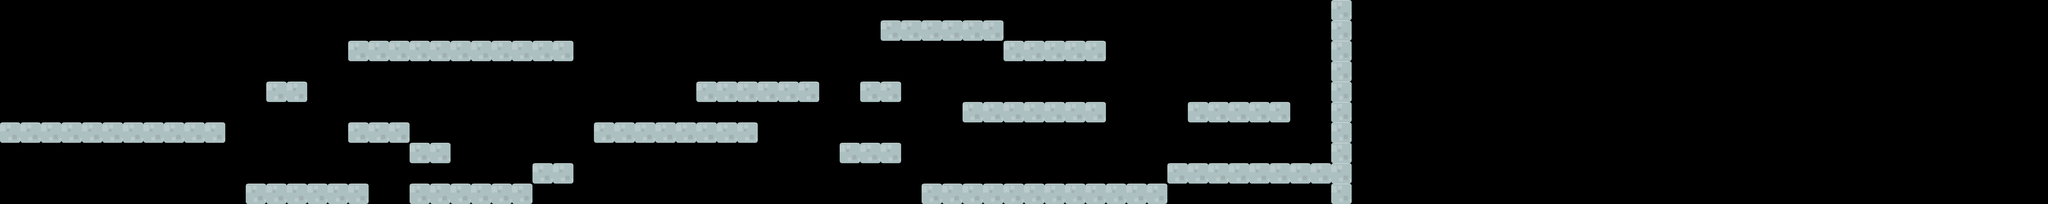

Below is a game level as drawn by its tile map, then a one-line description and the .tmx that defines it (tile-layer data replaced by summaries):
An orthogonal 100x10 tile map with 70x70 px tiles, 1 tile layer (Tile Layer 1) and 31 objects.

<map version="1.0" tiledversion="1.0.3" orientation="orthogonal" renderorder="right-down" width="100" height="10" tilewidth="70" tileheight="70" nextobjectid="109">
 <tileset firstgid="1" source="1_tileset.tsx" />
 <layer name="Tile Layer 1" width="100" height="10">
  <data>[1000 cells, 115 non-empty, 1 distinct tile ids]</data>
 </layer>
 <objectgroup name="Platforms">
  <object id="70" x="0" y="420" width="770" height="70" />
  <object id="71" x="910" y="280" width="140" height="70" />
  <object id="74" x="840" y="630" width="420" height="70" />
  <object id="75" x="1190" y="420" width="210" height="70" />
  <object id="76" x="1190" y="140" width="770" height="70" />
  <object id="78" x="1400" y="630" width="420" height="70" />
  <object id="82" x="2030" y="420" width="560" height="70" />
  <object id="83" x="2380" y="280" width="420" height="70" />
  <object id="84" x="2870" y="490" width="210" height="70" />
  <object id="85" x="2940" y="280" width="140" height="70" />
  <object id="86" x="3010" y="70" width="420" height="70" />
  <object id="88" x="3430" y="140" width="350" height="70" />
  <object id="89" x="3290" y="350" width="490" height="70" />
  <object id="90" x="3150" y="630" width="840" height="70" />
  <object id="91" x="3990" y="560" width="560" height="70" />
  <object id="93" x="4060" y="350" width="350" height="70" />
  <object id="94" x="4550" y="0" width="70" height="700" />
  <object id="96" x="1820" y="560" width="140" height="70" />
  <object id="97" x="1400" y="490" width="140" height="70" />
 </objectgroup>
 <objectgroup name="Coins">
  <object id="65" x="420" y="350" />
  <object id="67" x="630" y="350" />
  <object id="68" x="910" y="210" />
  <object id="69" x="1260" y="70" />
  <object id="101" x="1610" y="560" />
  <object id="102" x="1330" y="350" />
  <object id="103" x="2520" y="210" />
  <object id="104" x="3430" y="560" />
  <object id="105" x="2940" y="420" />
  <object id="106" x="4200" y="280" />
  <object id="107" x="3640" y="70" />
  <object id="108" x="3850" y="560" />
 </objectgroup>
</map>
